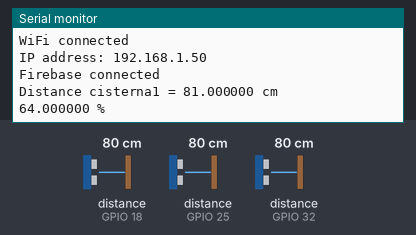
Simulated run of this sketch. Board: ESP32. Parts: the last lines printed to the serial monitor. The test bench sets the inputs (shaded band); at power-on: distance to the obstacle (sensors on GPIO 18, GPIO 25, GPIO 32) 80 cm. The echo pulse lasts 58.3 µs per cm; WiFi joins after 1.5 s; servers stay silent unless stated.

Above: at 2.7 s.
2.8 s: distance to the obstacle (sensor on GPIO 18) set to 2 cm
At 4.3 s:
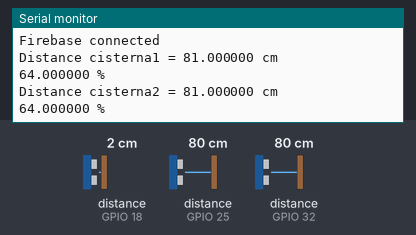
7.3 s: distance to the obstacle (sensor on GPIO 25) set to 2 cm
At 9.2 s:
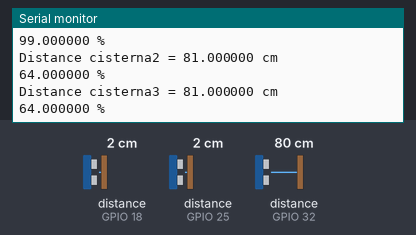
11.8 s: distance to the obstacle (sensor on GPIO 32) set to 2 cm
At 11.8 s:
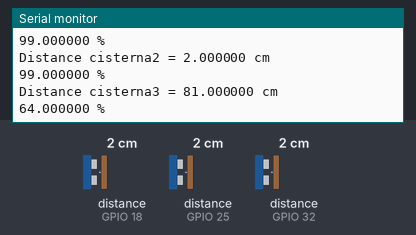
16.3 s: distance to the obstacle (sensor on GPIO 18) set to 4 cm
At 16.8 s:
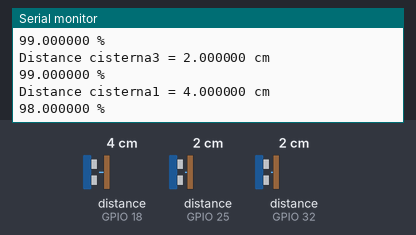
20.8 s: distance to the obstacle (sensor on GPIO 25) set to 4 cm
At 21.7 s:
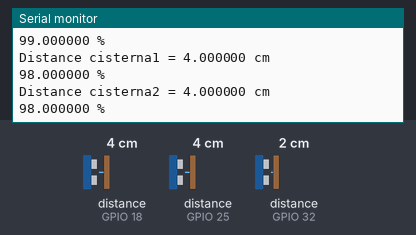
25.3 s: distance to the obstacle (sensor on GPIO 32) set to 4 cm
At 26.5 s:
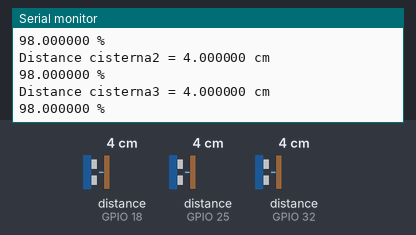
Timing chart, 0 to 28.3 s (numbered marks = the images above; inputs shaded):
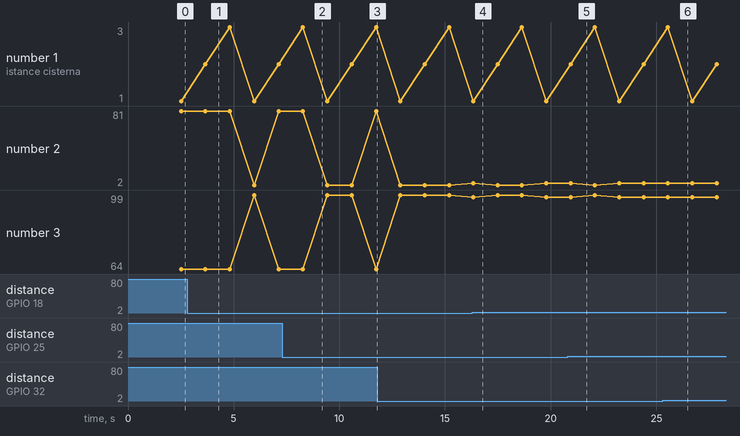

Measured:
- after the input at 16.3 s, the serial monitor: prints a new line at once (image 4)
- after the input at 20.8 s, the serial monitor: prints a new line after 0.15 s (image 5)
- after the input at 25.3 s, the serial monitor: prints a new line after 0.25 s (image 6)
- plotted number 2: 2 → 4 after the input at 16.3 s
- plotted number 3: 99 → 98 after the input at 16.3 s

The sketch:

arduino_firebase.ino
```cpp
#include "wifiAndFirebaseConfig.h"
#include "cisterns_A.h"

extern NewPing cisterna_1A;
extern NewPing cisterna_2A;
extern NewPing cisterna_3A;

void setup() {
  Serial.begin(115200);

  connectToWiFi();
  connectToFirebase();
}

void loop() {

  readAndSendDistance("cisterna1", cistern_1A);
  readAndSendDistance("cisterna2", cistern_2A);
  readAndSendDistance("cisterna3", cistern_3A);
}
```

cisterns_A.cpp
```cpp
#include "cisterns_A.h"
#include <FirebaseESP32.h>

// Define Firebase path for the sensor readings
String node = "/SalaA/";

float distance_value = 0.0;
float percentage_value = 0.0;
float last_distance_value = 0.0;

NewPing cistern_1A(TRIG_CIS_1A, ECHO_CIS_1A, MAX_DISTANCE);
NewPing cistern_2A(TRIG_CIS_2A, ECHO_CIS_2A, MAX_DISTANCE);
NewPing cistern_3A(TRIG_CIS_3A, ECHO_CIS_3A, MAX_DISTANCE);

// Define Firebase data object
FirebaseData firebaseData;

// Function to read distance from ultrasonic sensor and send to Firebase
void readAndSendDistance(const char* cistern_name, NewPing cistern) {
  delay(1000);

  last_distance_value = distance_value;
  distance_value = cistern.ping_cm();
  percentage_value = map(distance_value, 230, 0, 0, 100);

    printf("Distance %s = %f cm\n%f %%\n", cistern_name, distance_value, percentage_value);
    Firebase.setFloat(firebaseData, node + cistern_name, distance_value);
}
```

cisterns_A.h
```cpp
#ifndef CISTERNS_A_H
#define CISTERNS_A_H

#define MAX_DISTANCE 400

#define TRIG_CIS_1A 19
#define ECHO_CIS_1A 18
#define TRIG_CIS_2A 26
#define ECHO_CIS_2A 25
#define TRIG_CIS_3A 33
#define ECHO_CIS_3A 32

#include <NewPing.h>

extern NewPing cistern_1A;
extern NewPing cistern_2A;
extern NewPing cistern_3A;

void readAndSendDistance(const char* cistern_name, NewPing cistern);

#endif
```

wifiAndFirebaseConfig.cpp
```cpp
#include <WiFi.h>
#include <FirebaseESP32.h>

// Constants for WiFi connection
#define WIFI_SSID "Megacable_2.4G_2C78"
#define WIFI_PASSWORD "paGfeqU7"

// Constants for Firebase connection
#define FIREBASE_HOST "fir-tam-arduino-default-rtdb.firebaseio.com"
#define FIREBASE_AUTH "EseNGxrWBBmZd9ydPKWSae6Bh4DPQULxU67RFtW1"

// Function to connect to WiFi
void connectToWiFi() {
  WiFi.begin(WIFI_SSID, WIFI_PASSWORD);
  Serial.print("Connecting to WiFi");
  while (WiFi.status() != WL_CONNECTED) {
    Serial.print(".");
    delay(500);
  }
  Serial.println("");
  Serial.println("WiFi connected");
  Serial.println("IP address: " + WiFi.localIP().toString());
}

// Function to connect to Firebase
void connectToFirebase() {
  Firebase.begin(FIREBASE_HOST, FIREBASE_AUTH);
  Firebase.reconnectWiFi(true);
  Serial.println("Firebase connected");
}
```

wifiAndFirebaseConfig.h
```cpp
#ifndef WIFI_H
#define WIFI_H

void connectToWiFi();
void connectToFirebase();

#endif
```
